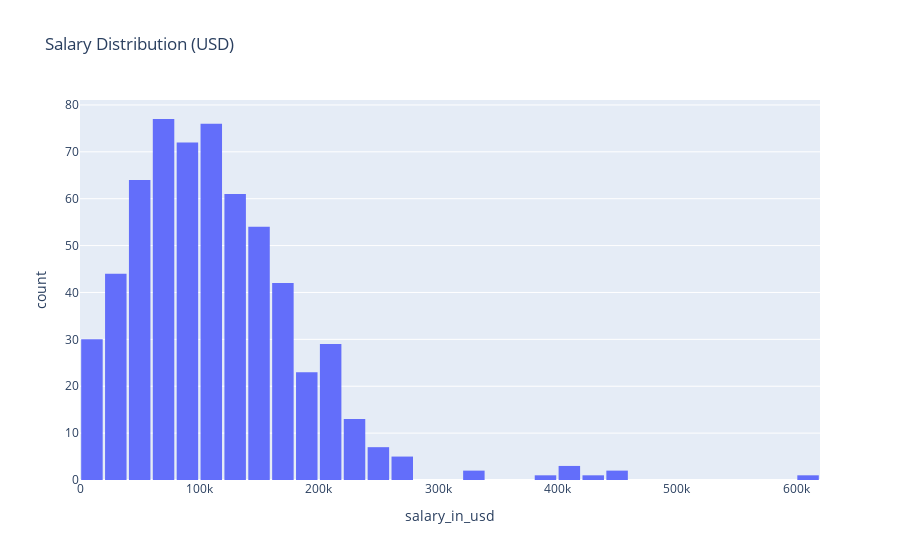

Write notebook code for a chart like this one.
### Code cell
import plotly.express as px

fig = px.histogram(df, x="salary_in_usd", nbins=50, 
                   title="Salary Distribution (USD)",
                   color_discrete_sequence=["#636EFA"])
fig.update_layout(bargap=0.1)
fig.show()

### Figure 1 — Plotly figure (JSON) as saved in the notebook; plotly's stock layout.template omitted (floating-point values rounded to 4 significant figures; data arrays with more than 128 entries replaced by an {"elided": "..."} marker saying what was removed)
{"data": [{"bingroup": "x", "hovertemplate": "salary_in_usd=%{x}<br>count=%{y}<extra></extra>", "legendgroup": "", "marker": {"color": "#636EFA", "pattern": {"shape": ""}}, "name": "", "nbinsx": 50, "orientation": "v", "showlegend": false, "type": "histogram", "x": {"elided": "607 int values"}, "xaxis": "x", "yaxis": "y"}], "layout": {"bargap": 0.1, "barmode": "relative", "legend": {"tracegroupgap": 0}, "title": {"text": "Salary Distribution (USD)"}, "xaxis": {"anchor": "y", "domain": [0, 1], "title": {"text": "salary_in_usd"}}, "yaxis": {"anchor": "x", "domain": [0, 1], "title": {"text": "count"}}}}
